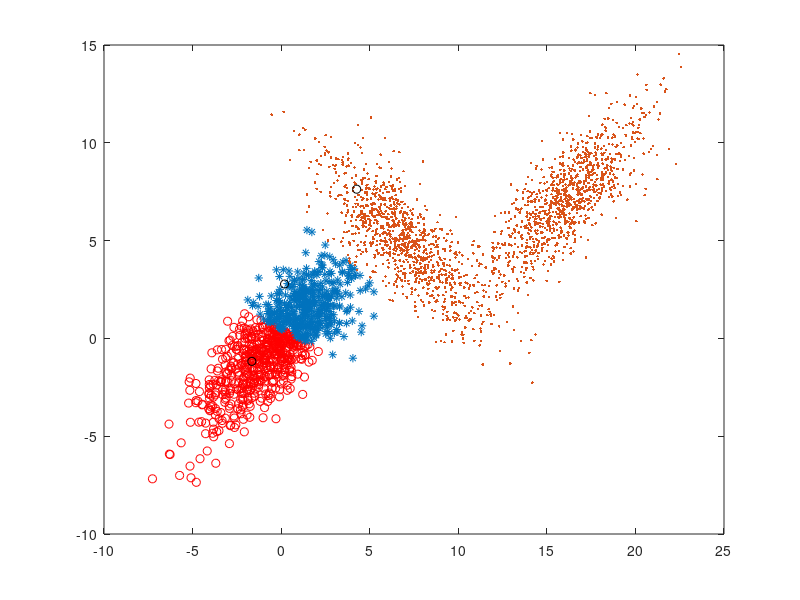

This chart was generated by the following MATLAB code:
data=normrnd(0,1,2,1000);
data1=data;
data2=data;
p1=[(sqrt(2))/2
    (sqrt(2))/2];
p2=[-(sqrt(2))/2
     (sqrt(2))/2];
p3=[-(sqrt(2))/2
     (sqrt(2))/2];
p4=[-(sqrt(2))/2
    -(sqrt(2))/2];
A=[p1,p2]*[3,0;0,1];
A1=[p3,p4]*[3,0;0,1];
yy=A*data;
yy1=A*data1;
yy2=A1*data2;
yy1(1,:)=yy1(1,:)+16;
yy1(2,:)=yy1(2,:)+7;
yy2(1,:)=yy2(1,:)+7;
yy2(2,:)=yy2(2,:)+5;
YY1=zeros(3,1000);
YY2=zeros(3,1000);
YY3=zeros(3,1000);
YY1(1,:)=yy(1,:);
YY1(2,:)=yy(2,:);
YY1(3,:)=-1;
YY2(1,:)=yy1(1,:);
YY2(2,:)=yy1(2,:);
YY2(3,:)=0;
YY3(1,:)=yy2(1,:);
YY3(2,:)=yy2(2,:);
YY3(3,:)=1;
yita=0.5;
yyall=[yy,yy1,yy2];
YYall=[YY1,YY2,YY3];
initial=zeros(3,3);
initial(:,1)=YYall(:,500);
initial(:,2)=YYall(:,1000);
initial(:,3)=YYall(:,3000);
initial0=zeros(2,3);
initial0(:,1)=yyall(:,500);
initial0(:,2)=yyall(:,1000);
initial0(:,3)=yyall(:,3000);
for a=1:1:4
    A=randsample(3000,1,true);
    B=YYall(:,A);
    b=yyall(:,A);
    if((norm(initial0(:,1)-b(:,1))<norm(initial0(:,2)-b(:,1)))&(norm(initial0(:,1)-b(:,1))<norm(initial0(:,3)-b(:,1))))
            if(initial(3,1)==B(3,1))
                initial(1,1)=initial(1,1)+yita*(B(1,1)-initial(1,1));
                initial(2,1)=initial(2,1)+yita*(B(2,1)-initial(2,1));
                initial0(1,1)=initial0(1,1)+yita*(B(1,1)-initial0(1,1));
                initial0(2,1)=initial0(2,1)+yita*(B(2,1)-initial0(2,1));
            else
                initial(1,1)=initial(1,1)-yita*(B(1,1)-initial(1,1));
                initial(2,1)=initial(2,1)-yita*(B(2,1)-initial(2,1));
                initial0(1,1)=initial0(1,1)-yita*(B(1,1)-initial0(1,1));
                initial0(2,1)=initial0(2,1)-yita*(B(2,1)-initial0(2,1));
            end
    end
    if((norm(initial0(:,2)-b(:,1))<norm(initial0(:,1)-b(:,1)))&(norm(initial0(:,2)-b(:,1))<norm(initial0(:,3)-b(:,1))))
            if(initial(3,2)==B(3,1))
                initial(1,2)=initial(1,2)+yita*(B(1,1)-initial(1,2));
                initial(2,2)=initial(2,2)+yita*(B(2,1)-initial(2,2));
                initial0(1,2)=initial0(1,2)+yita*(B(1,1)-initial0(1,2));
                initial0(2,2)=initial0(2,2)+yita*(B(2,1)-initial0(2,2));
            else
                initial(1,2)=initial(1,2)-yita*(B(1,1)-initial(1,2));
                initial(2,2)=initial(2,2)-yita*(B(2,1)-initial(2,2));
                initial0(1,2)=initial0(1,2)-yita*(B(1,1)-initial0(1,2));
                initial0(2,2)=initial0(2,2)-yita*(B(2,1)-initial0(2,2));
            end
    end
    if((norm(initial0(:,3)-b(:,1))<=norm(initial0(:,1)-b(:,1)))&(norm(initial0(:,3)-b(:,1))<=norm(initial0(:,2)-b(:,1))))
            if(initial(3,3)==B(3,1))
                initial(1,3)=initial(1,3)+yita*(B(1,1)-initial(1,3));
                initial(2,3)=initial(2,3)+yita*(B(2,1)-initial(2,3));
                initial0(1,3)=initial0(1,3)+yita*(B(1,1)-initial0(1,3));
                initial0(2,3)=initial0(2,3)+yita*(B(2,1)-initial0(2,3));
            else
                initial(1,3)=initial(1,3)-yita*(B(1,1)-initial(1,3));
                initial(2,3)=initial(2,3)-yita*(B(2,1)-initial(2,3));
                initial0(1,3)=initial0(1,3)-yita*(B(1,1)-initial0(1,3));
                initial0(2,3)=initial0(2,3)-yita*(B(2,1)-initial0(2,3));
            end
    end
end
A1=[];
A2=[];
A3=[];
A4=[];
A5=[];
A6=[];
for i=1:1:3000
        if((norm(initial0(:,1)-yyall(:,i))<norm(initial0(:,2)-yyall(:,i)))&(norm(initial0(:,1)-yyall(:,i))<norm(initial0(:,3)-yyall(:,i))))
            A1=[A1;yyall(1,i)];
            A2=[A2;yyall(2,i)];
        end
        if((norm(initial0(:,2)-yyall(:,i))<norm(initial0(:,3)-yyall(:,i)))&(norm(initial0(:,2)-yyall(:,i))<norm(initial0(:,1)-yyall(:,i))))
            A3=[A3;yyall(1,i)];
            A4=[A4;yyall(2,i)];
        end
        if((norm(initial0(:,3)-yyall(:,i))<=norm(initial0(:,1)-yyall(:,i)))&(norm(initial0(:,3)-yyall(:,i))<norm(initial0(:,2)-yyall(:,i))))
            A5=[A5;yyall(1,i)];
            A6=[A6;yyall(2,i)];
        end
end
plot(A1,A2,'ro');
hold on;
plot(A3,A4,'*');
hold on;
plot(A5,A6,'.');
hold on;
plot(initial0(1,:),initial0(2,:),'ko');